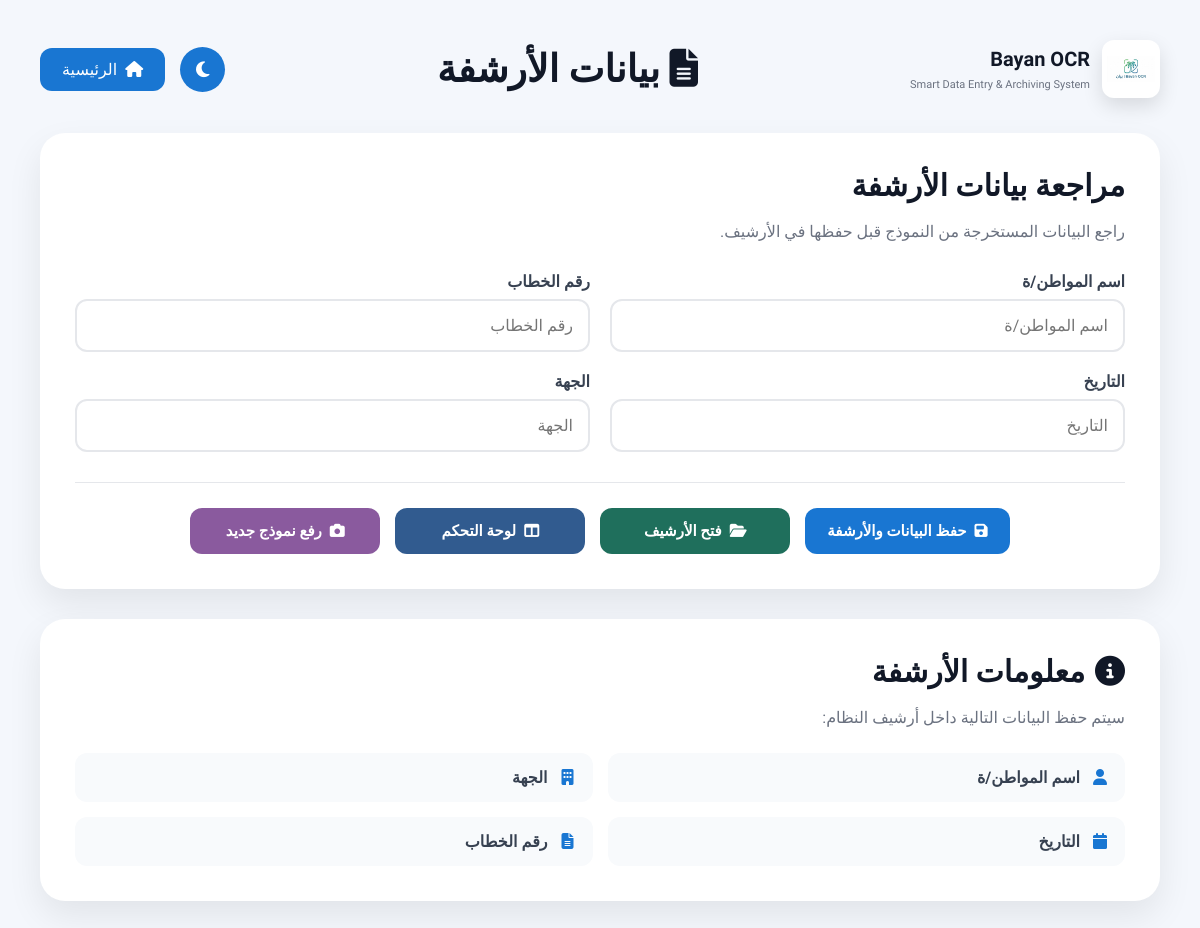
Page /result?id=32 on the earlier database version.
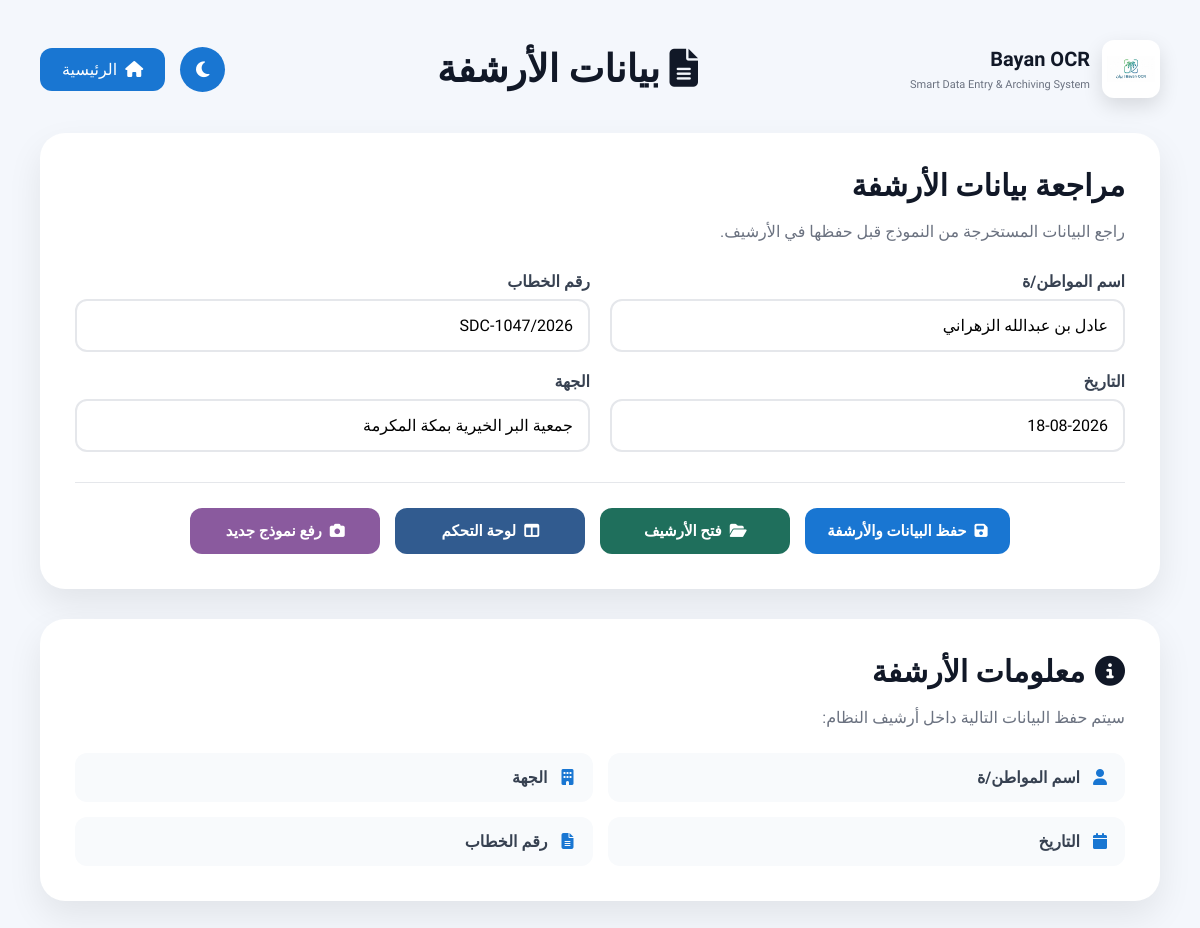
Same page on the later database version.
### tables this page shows
CREATE TABLE archive(

        id INTEGER PRIMARY KEY AUTOINCREMENT,

        client_name TEXT,

        identity_number TEXT,

        phone TEXT,

        letter_number TEXT,

        archive_number TEXT,

        date TEXT,

        organization TEXT,

        assistance_type TEXT,

        created_at TIMESTAMP DEFAULT CURRENT_TIMESTAMP

    );

### app.py (the view)
@app.route("/result")
def result():
    record_id = request.args.get("id")
    record = None
    if record_id:
        record = get_record(
            record_id
        )
    return render_template(
        "result.html",
        data=record
    )

### database.py (called while the page is built)
def get_connection():
    conn = sqlite3.connect(DATABASE)
    conn.row_factory = sqlite3.Row
    return conn

def get_record(record_id):
    conn = get_connection()
    cursor = conn.cursor()
    cursor.execute("""
        SELECT *
        FROM archive
        WHERE id = ?
    """, (record_id,))
    row = cursor.fetchone()
    conn.close()
    return row

### templates/result.html (shortened to what this page needs)
<!DOCTYPE html>
<html lang="ar" dir="rtl">
<head>
    <link rel="stylesheet"
          href="{{ url_for('static', filename='css/result.css') }}">
    <link rel="stylesheet"
          href="https://cdnjs.cloudflare.com/ajax/libs/font-awesome/6.6.0/css/all.min.css">
</head>
<body>
<div class="container">
    <div class="top">
        <div class="logo">
            <img id="logo"
                 src="{{ url_for('static', filename='images/logo.jpg') }}"
                 alt="Bayan OCR"
                 class="page-logo">
            <div class="logo-text">
                <h2>Bayan OCR</h2>
                <small>
                    Smart Data Entry & Archiving System
                </small>
            </div>
        </div>
        <h1>
            <i class="fa-solid fa-file-lines"></i>
            بيانات الأرشفة
        </h1>
        <div class="buttons">
            <button id="dark"
                    type="button">
                <i class="fa-solid fa-moon"></i>
            </button>
            <a href="/dashboard">
                <i class="fa-solid fa-house"></i>
                الرئيسية
            </a>
        </div>
    </div>
    <div class="card">
        <h2>
            مراجعة بيانات الأرشفة
        </h2>
        <p class="description">
            راجع البيانات المستخرجة من النموذج قبل حفظها في الأرشيف.
        </p>
        <form id="resultForm">
            <div class="grid">
                <div class="input">
                    <label>
                        اسم المواطن/ة
                    </label>
                    <input
                        type="text"
                        id="client_name"
                        name="client_name"
                        value="{{ data.client_name if data else '' }}"
                        placeholder="اسم المواطن/ة"
                        required>
                </div>
                <div class="input">
                    <label>
                        رقم الخطاب
                    </label>
                    <input
                        type="text"
                        id="letter_number"
                        name="letter_number"
                        value="{{ data.letter_number if data else '' }}"
                        placeholder="رقم الخطاب"
                        required>
                </div>
                <div class="input">
                    <label>
                        التاريخ
                    </label>
                    <input
                        type="text"
                        id="date"
                        name="date"
                        value="{{ data.date if data else '' }}"
                        placeholder="التاريخ"
                        required>
                </div>
                <div class="input">
                    <label>
                        الجهة
                    </label>
                    <input
                        type="text"
                        id="organization"
                        name="organization"
                        value="{{ data.organization if data else '' }}"
                        placeholder="الجهة"
                        required>
                </div>
            </div>
            <div class="actions">
                <button
                    type="submit"
                    class="save"
                    id="saveData">
                    <i class="fa-solid fa-floppy-disk"></i>
                    حفظ البيانات والأرشفة
                </button>
                <a
                    href="/archive"
                    class="word">
                    <i class="fa-solid fa-folder-open"></i>
                    فتح الأرشيف
                </a>
                <a
                    href="/dashboard"
                    class="dashboard-btn">
                    <i class="fa-solid fa-table-columns"></i>
                    لوحة التحكم
                </a>
                <a
                    href="/upload"
                    class="back">
                    <i class="fa-solid fa-camera"></i>
                    رفع نموذج جديد
                </a>
            </div>
        </form>
    </div>
    <div class="archive-card">
        <h2>
            <i class="fa-solid fa-circle-info"></i>
            معلومات الأرشفة
        </h2>
        <p>
            سيتم حفظ البيانات التالية داخل أرشيف النظام:
        </p>
        <ul>
            <li>
                <i class="fa-solid fa-user"></i>
                اسم المواطن/ة
            </li>
            <li>
                <i class="fa-solid fa-building"></i>
                الجهة
            </li>
            <li>
                <i class="fa-solid fa-calendar"></i>
                التاريخ
            </li>
            <li>
                <i class="fa-solid fa-file-lines"></i>
                رقم الخطاب
            </li>
        </ul>
    </div>
</div>
</body>
</html>

### static/css/result.css (style rules this page uses)
* { margin: 0; padding: 0; box-sizing: border-box; font-family: 'Cairo', sans-serif; }
body { background: #F4F7FC; padding: 40px; min-height: 100vh; color: #111827; }
.container { max-width: 1400px; margin: auto; }
.top { display: flex; justify-content: space-between; align-items: center; gap: 25px; margin-bottom: 35px; }
.top h1 { font-size: 38px; color: #111827; font-weight: 800; }
.logo { display: flex; align-items: center; gap: 12px; }
.page-logo { width: 58px; height: 58px; object-fit: contain; border-radius: 12px; background: #ffffff; padding: 5px; border: none; box-shadow: 0 8px 20px rgba(0,0,0,.12); transition: .3s; }
.logo-text h2 { font-size: 20px; color: #111827; margin-bottom: 2px; }
.logo-text small { font-size: 11px; color: #6B7280; }
.buttons { display: flex; gap: 15px; align-items: center; }
#dark { width: 45px; height: 45px; border: none; border-radius: 50%; background: #1976D2; color: white; cursor: pointer; font-size: 18px; transition: .3s; }
.buttons a { display: flex; align-items: center; gap: 8px; text-decoration: none; background: #1976D2; color: white; padding: 12px 22px; border-radius: 12px; transition: .3s; }
.card, .archive-card { background: white; padding: 35px; border-radius: 25px; box-shadow: 0 15px 35px rgba(0, 0, 0, .08); margin-bottom: 30px; }
.card h2, .archive-card h2 { font-size: 30px; margin-bottom: 15px; color: #111827; }
.description { color: #6B7280; margin-bottom: 25px; line-height: 1.8; }
.grid { display: grid; grid-template-columns: repeat(2, 1fr); gap: 20px; }
.input { display: flex; flex-direction: column; }
.input label { margin-bottom: 8px; font-weight: bold; color: #374151; }
.input input, .input select, .input textarea { width: 100%; padding: 15px; border: 2px solid #E5E7EB; border-radius: 12px; font-size: 16px; outline: none; background: white; transition: .3s; }
.actions { display: flex; justify-content: center; align-items: center; flex-wrap: wrap; gap: 15px; margin-top: 30px; padding-top: 25px; border-top: 1px solid #E5E7EB; }
.actions button, .actions a { display: inline-flex; align-items: center; justify-content: center; gap: 8px; min-width: 190px; padding: 14px 22px; border: none; border-radius: 12px; font-family: 'Cairo', sans-serif; font-size: 15px; font-weight: 700; text-decoration: none; cursor: pointer; transition: transform .2s ease, box-shadow .2s ease, background .2s ease; }
.actions .save { background: #1976D2; color: white; }
.actions .word { background: #1F6F5C; color: white; }
.actions .dashboard-btn { background: #315B8F; color: white; }
.actions .back { background: #8A5A9E; color: white; }
.archive-card h2 { display: flex; align-items: center; gap: 10px; }
.archive-card p { color: #6B7280; margin-bottom: 20px; line-height: 1.8; }
.archive-card ul { list-style: none; display: grid; grid-template-columns: repeat(2, 1fr); gap: 15px; }
.archive-card li { display: flex; align-items: center; gap: 10px; padding: 15px; background: #F8FAFC; border-radius: 12px; color: #374151; font-weight: 600; }
.archive-card li i { color: #1976D2; width: 20px; text-align: center; }
.card, .archive-card { animation: fadeUp .6s ease; }

Differences in the rows shown:
added archive: client_name "عادل بن عبدالله الزهراني", letter_number "2026/SDC-1047", date "18-08-2026", organization "جمعية البر الخيرية بمكة المكرمة"
